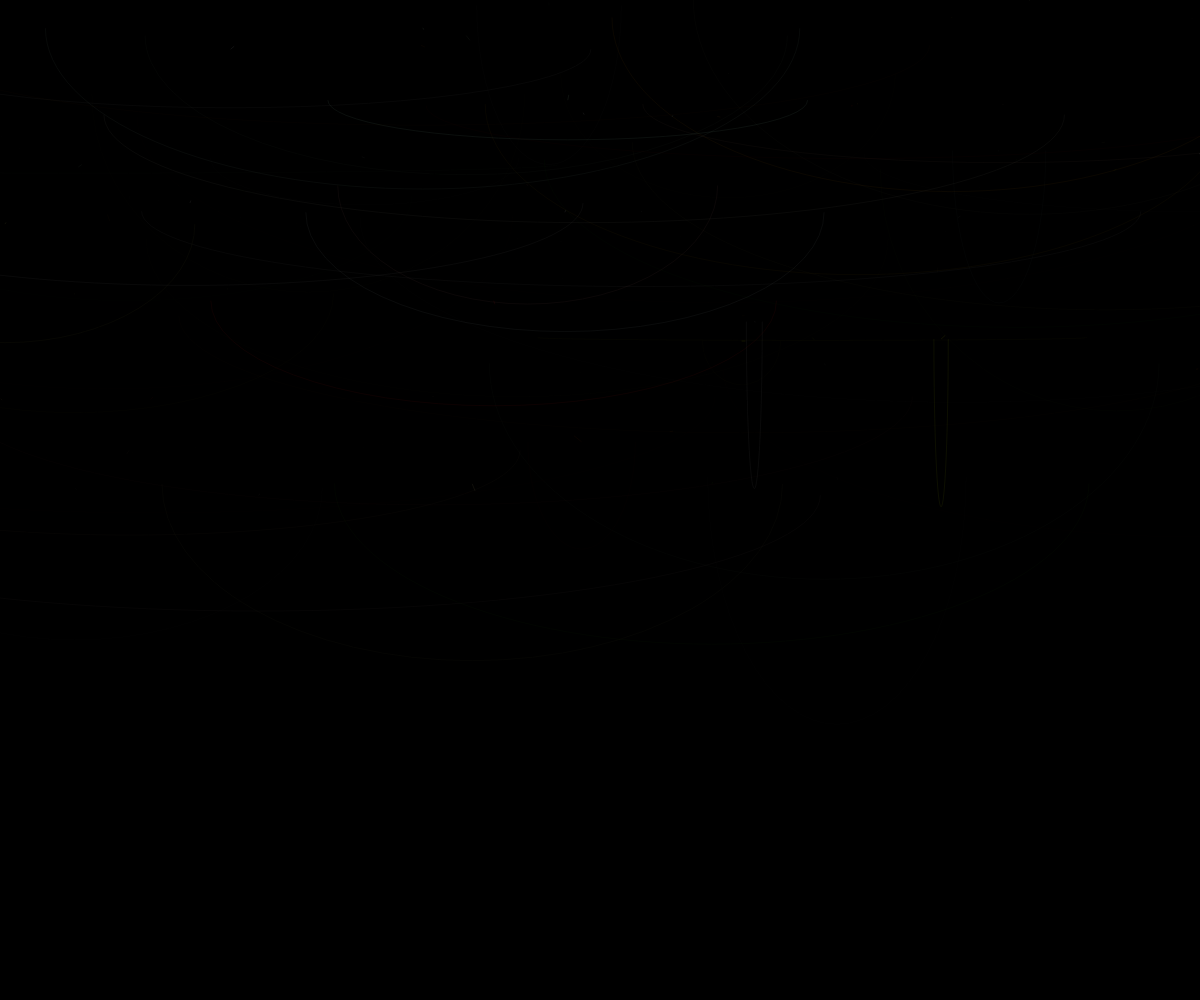
Frame 1 (no input)
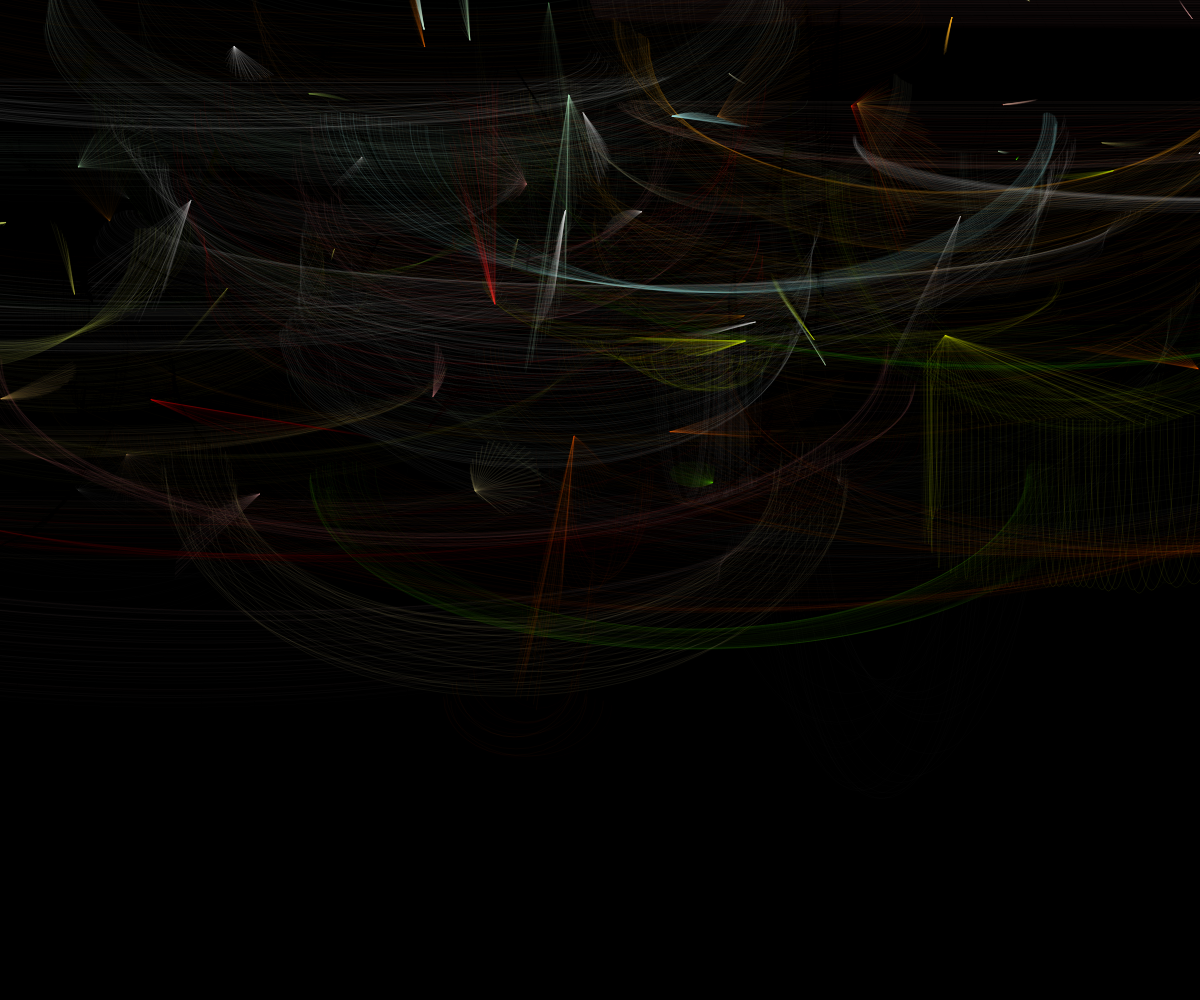
Frame 60 (no input)
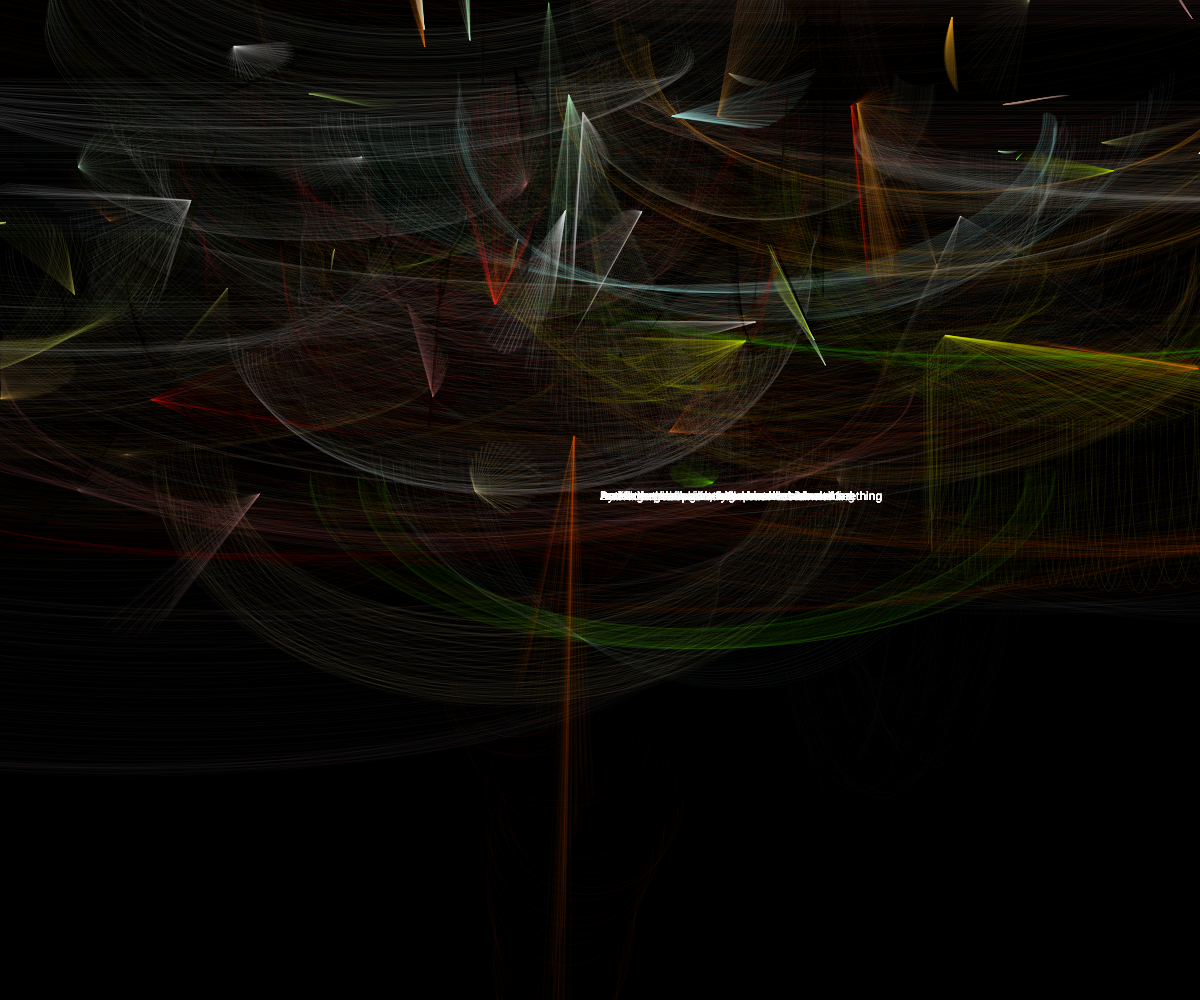
Frame 120 (the mouse pressed at the canvas centre since frame 60)

The p5.js sketch that drew these frames (run headless with seeded random() and noise() and a simulated clock; from frame 60 on, the mouse is pressed at the canvas centre):

// p5.js sketch
// ── sketch.js
var colors = ["#e96211", "#ffa404", "#cdbb7f", "#2e2a1f", "#f3f6f4"];// set weights for each color 
var weights = [0,2, 2, 2, 2, 2];


var myScale = 3;

var nAgents = 80;

let agent = [];

var direction = -1;

var par = 0;

let border = 0;

function setup() {
	canvas = createCanvas(windowWidth, windowHeight);
 canvas.position(0,0);
 canvas.style('z-index','-1');
	colorMode(HSB, 300, 100, 100, 100);
	strokeCap(SQUARE);

	background(0);
	
	for (let i = 0; i < nAgents; i++) {
		agent.push(new Agent());
	}

}

function draw() {
	
	if(frameCount > 1000)
	{
      noLoop();
	}

	for (let i = 0; i < agent.length; i++) {
		agent[i].update();
		let iP = agent[i].getPartner();
		strokeWeight(random(0.1,0.01));
		arc(agent[i].getP().x,agent[i].getP().y,
		  	agent[iP].getP().x,agent[iP].getP().y,0,5*PI,OPEN);
	}
  
    var words = ["But oh that deep romantic chasm which slanted","Down the green hill athwart a cedarn cover", "A savage place. as holy and inchanted", "As e'er beneath a waning moon was haunted", "By woman wailing for her demon-lover", "And from this chasm, with ceaseless turmoil seething", "As if this earth in fast thick pants were breathing"]
       
    if(mouseIsPressed) {
		r = (255)
		g = (255)
		b = (255)
		
		fill(colors)
    text(random(words), mouseX, mouseY);
  }

}


class Agent {
	constructor() {
		
		this.p = createVector(random(border,width-border), random(border,height/2+border));
      
		this.pOld = createVector(this.p.x, this.p.y);

		this.step = random(0.5,4);
		
		this.size = random(0.1,2);
		
		this.color = generateColor(20);

		this.color2 = generateColor(20);
		
		this.partner = floor(random(1,nAgents));
		
		this.strokeWidth = 0.1;
		
		this.amplitud = random(-10,10);
		
		this.scale = 2;
		
		this.period = random(0.01,0.1);
		
		this.wave = 0.1;
	}
	
	getPartner() {
		return this.partner;
	}

	getP() {
		return this.p;
	}


	update() {

		this.p.x += direction * vector_field(this.p.x, this.p.y,this.scale).x * this.step;
		this.p.y += direction * vector_field(this.p.x, this.p.y,this.scale).y * this.step;

		strokeWeight(this.strokeWidth);
		stroke(this.color2);
		noFill();

		let m = (this.p.y - this.pOld.y)/(this.p.x - this.pOld.x);
		
		let dd = dist(this.p.x,this.p.y,this.pOld.x,this.pOld.y);
		
		
		if (dd < 1000)
		{
		if(this.wave > 0.1)
		{
			beginShape();
			for(let x = this.pOld.x;x <= this.p.x;x+=0.5)
			{
	     	vertex(x,-m*(x - this.pOld.x) + this.pOld.y + this.amplitud*sin(this.period*x));
			}
			endShape();
			}else
			{
				line(this.pOld.x, this.pOld.y, this.p.x, this.p.y);
			}
		};	


	}

}



function vector_field(x, y,myScale) {

	x = map(x, 0, width, -myScale, myScale);
	y = map(y, 0, height, -myScale, myScale);

	let k1 = 5 + sin(frameCount);
	let k2 = 10 + sin(frameCount);

	let u = sin(k1 * y) + cos(k2 * y);
	let v = sin(k2 * x) - cos(k1 * x);
	
	return createVector(u, v);
}

function vector_field2(x,y,myScale) {
  
	x = map(x, 0, width, -myScale, myScale);
	y = map(y, 0, height,-myScale, myScale);

  let u = sin(5.0*y + x);
  let v = cos(5.0*x - y);
  
  return createVector(u,v);
}

function vector_field3(x,y,myScale) {
  
	x = map(x, 0, width/2, -myScale, myScale);
	y = map(y, 0, height/2,-myScale, myScale);

  let u = sin(5.0*y + cos(9*x));
  let v = cos(5.0*x - cos(15*y));
  
  return createVector(u,v);
}


function generateColor(scale) {
	let temp = myRandom(colors, weights);

	myColor = color(hue(temp) + randomGaussian() * scale,
		              saturation(temp) + randomGaussian() * scale,
		              brightness(temp) - scale/2, 
									random(9,100));

	return myColor;
}

// function to select 

function myRandom(colors, weights) {
	let sum = 0;

	for (let i = 0; i < colors.length; i++) {
		sum += weights[i];
	}

	let rr = random(0, sum);

	for (let j = 0; j < weights.length; j++) {

		if (weights[j] >= rr) {
			return colors[j];
		}
		rr -= weights[j];
	}
}

function windowResized() {
  resizeCanvas(windowWidth, windowHeight);
}
// ── style.css
h1{
  margin-left: auto;
  margin-right: auto;
  margin:10px;
  padding:5px 10px;
  position: absolute; 
  left: 3.5%;
  top: 64%;
 }

 h3{
  font-size: 1vw; 
  font-family: ANTQUABI;
  position: absolute;
  left: 88%;
  top: 90.3%;
  color:wheat
}

 h4{
    font-size: 1vw; 
    font-family: ANTQUABI;
    position: absolute;
    left: 82.5%;
    top: 89.7%;
    color:wheat
 }
 
a{
  color:black;
}

a:hover{
  color:#bbbbbb;
}
